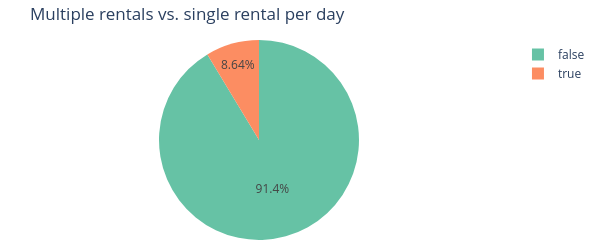

Here is the notebook cell this chart was saved with:
### Markdown cell above
- The vast majority of checkouts, even delayed are within the scheduled delta. There are some cancellations with compatible checkouts.

### Code cell
# Visualize proportion of multiple rentals per day vs. single rentals per day 
# Create a boolean column: True the car has already been rented the same day
df_rentals["has_previous_rental"] = df_rentals["previous_ended_rental_id"].notna()

# Count the number of rentals with a previous one the same day
df_counts = df_rentals["has_previous_rental"].value_counts().reset_index()
df_counts.columns = ["multiple_rentals_per_day", "count"]

fig = px.pie(
    df_counts,
    names="multiple_rentals_per_day",
    values="count",
    title="Multiple rentals vs. single rental per day",
    width=600,
    height=250,
    color_discrete_sequence=px.colors.qualitative.Set2
)
# Margin reduction
fig.update_layout(
    margin=dict(l=10, r=10, t=40, b=10)  # left, right, top, bottom
    )
fig.show()

# Drop added column
df_rentals.drop("has_previous_rental", axis=1, inplace=True)

### Figure 1 — Plotly figure (JSON) as saved in the notebook; plotly's stock layout.template omitted (floating-point values rounded to 4 significant figures)
{"data": [{"domain": {"x": [0, 1], "y": [0, 1]}, "hovertemplate": "multiple_rentals_per_day=%{label}<br>count=%{value}<extra></extra>", "labels": [false, true], "legendgroup": "", "name": "", "showlegend": true, "type": "pie", "values": [19468, 1841]}], "layout": {"height": 250, "legend": {"tracegroupgap": 0}, "margin": {"b": 10, "l": 10, "r": 10, "t": 40}, "piecolorway": ["rgb(102,194,165)", "rgb(252,141,98)", "rgb(141,160,203)", "rgb(231,138,195)", "rgb(166,216,84)", "rgb(255,217,47)", "rgb(229,196,148)", "rgb(179,179,179)"], "title": {"text": "Multiple rentals vs. single rental per day"}, "width": 600}}
